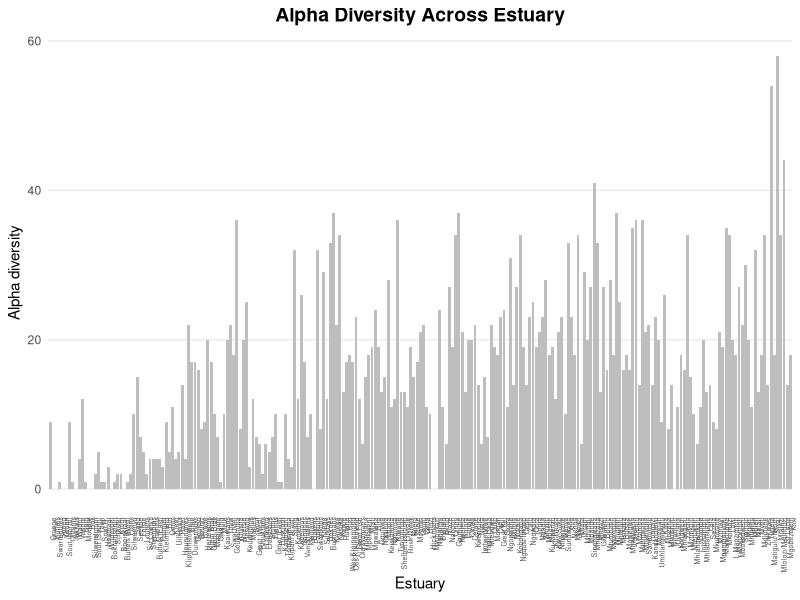
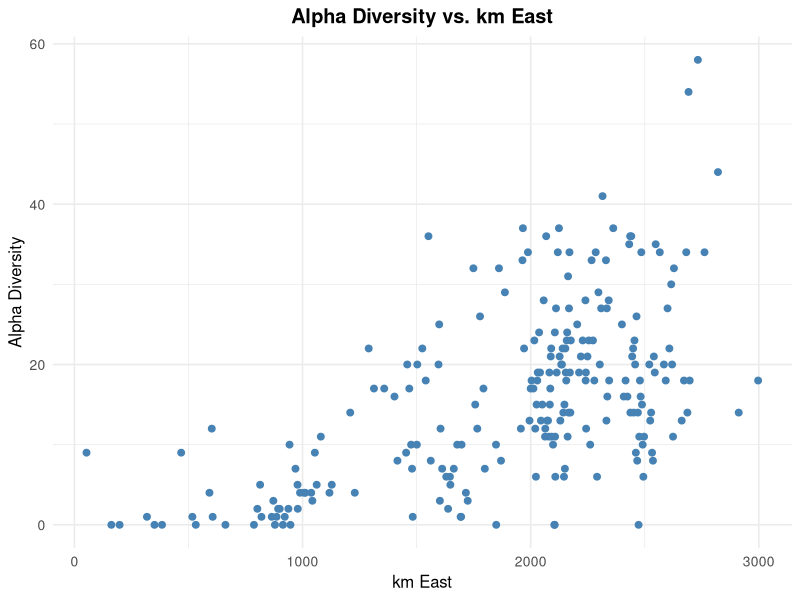
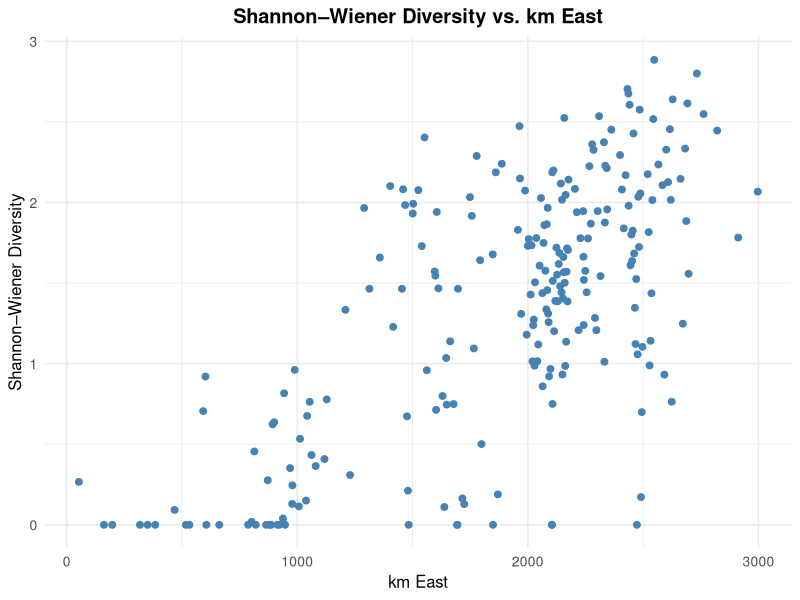
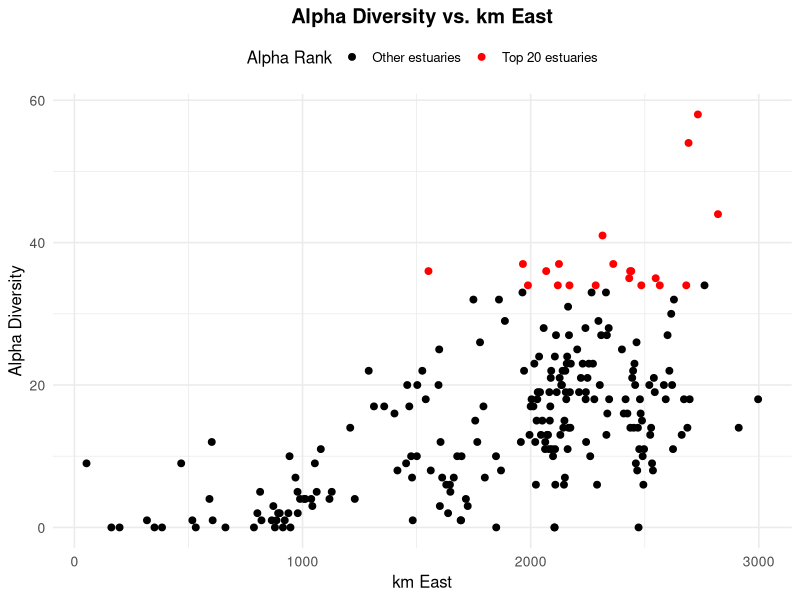
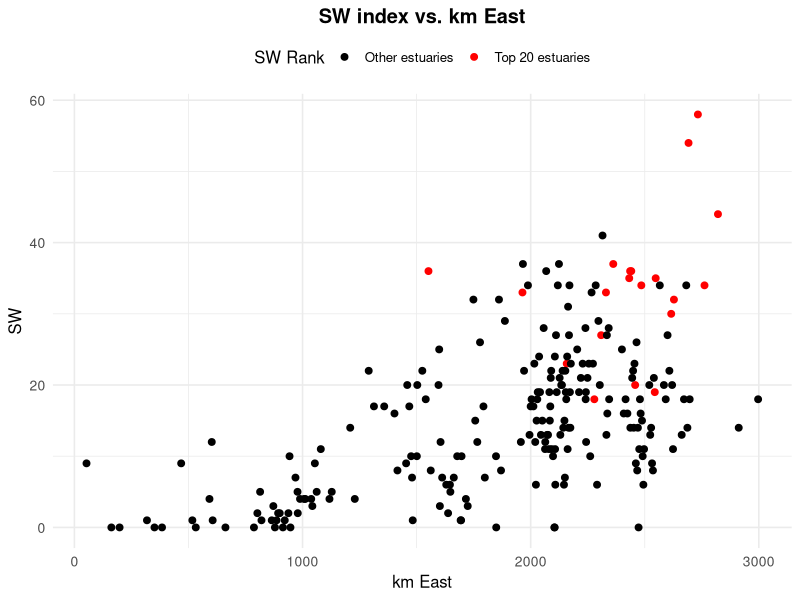
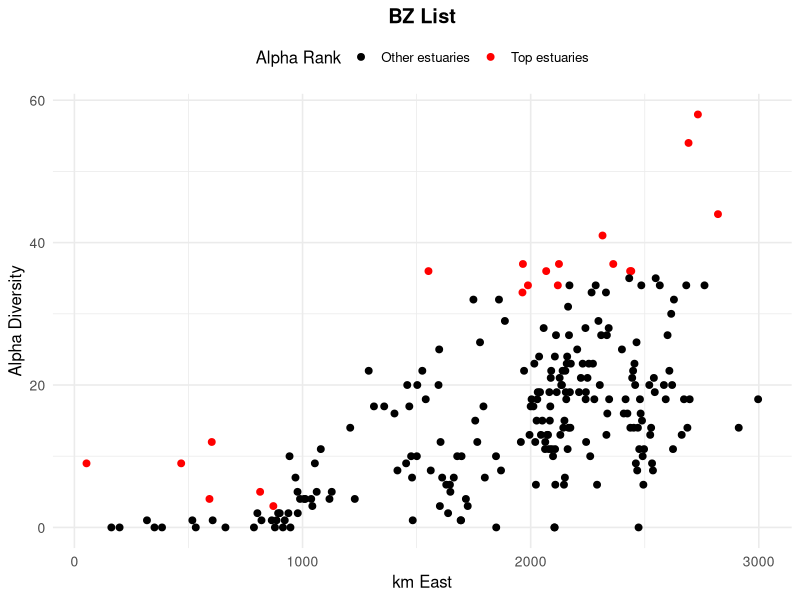
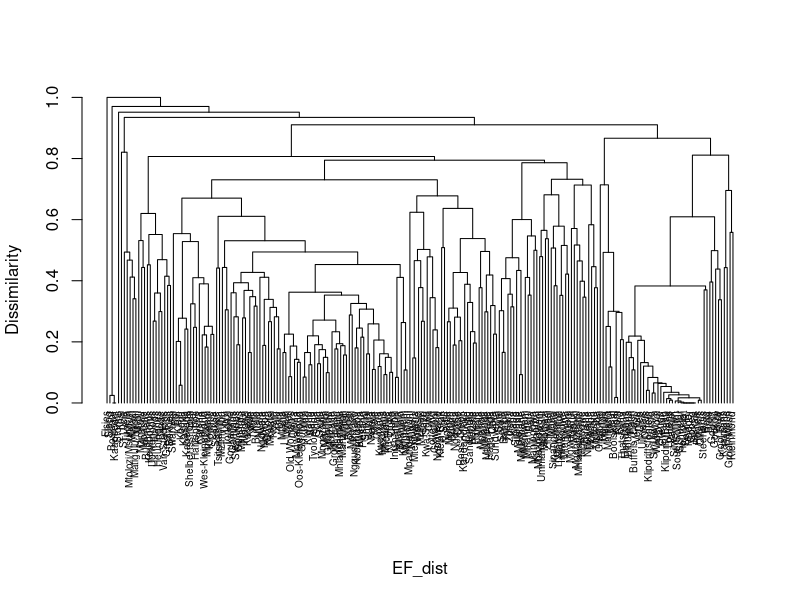
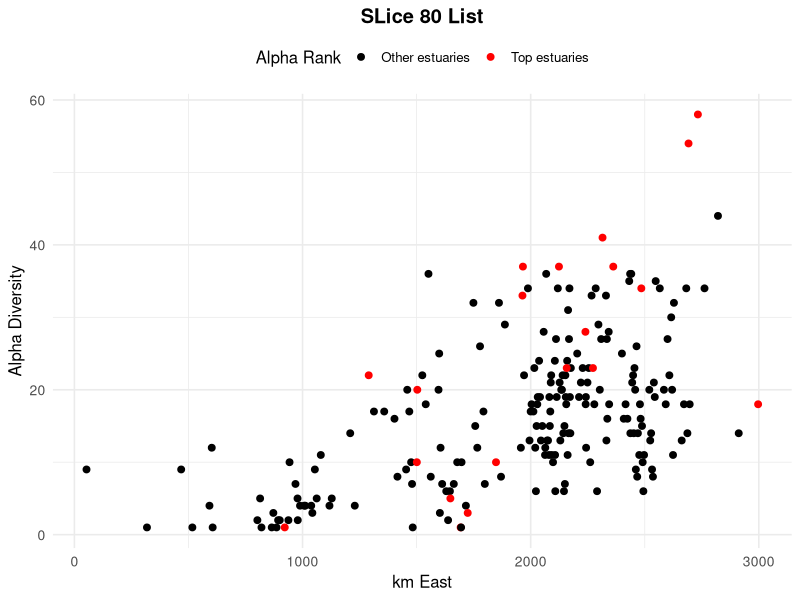

Reproduce these figures in R, in order. (Note: this script raises an error after producing the figures.)
## ---- chunk 1
knitr::opts_chunk$set(echo = TRUE)
## ---- chunk 2
library(tidyverse)
library(ggpubr)
library(vegan)
## ---- chunk 3
EF <- read.csv('EstuaryFishSurveyData.csv')
class(EF)
## ---- chunk 4
EF[is.na(EF)] <- 0
## ---- chunk 5
EF$alpha <- specnumber(EF[4: 148])
## ---- chunk 6
EF$Estuary <- factor(EF$Estuary, levels = unique(EF$Estuary)) # Ensure Estuary is a factor for ordered x-axis labels

g1 <- ggplot(EF, aes(x = Estuary, y = alpha)) +
  geom_bar(stat = "identity", fill = "grey") +
  theme_minimal() +
  labs(
    title = "Alpha Diversity Across Estuary",
    x = "Estuary",
    y = "Alpha diversity"
  ) +
  theme(axis.text.x = element_text(angle = 90, hjust = 1, size = 5),
    plot.title = element_text(size = 14, face = "bold", hjust = 0.5),
    panel.grid.major.x = element_blank(),
    panel.grid.minor = element_blank()
        )
g1
## ---- chunk 7
EF$SW <- diversity(EF[4:148], index = "shannon")
## ---- chunk 8
EF$kmEast <- 3000 - EF$kmWest
## ---- chunk 9
g2 <- ggplot(EF, aes(x = kmEast, y = alpha)) +
  geom_point(color = "steelblue", size = 2) +
  theme_minimal(base_size = 12) +
  labs(
    title = "Alpha Diversity vs. km East",
    x = "km East",
    y = "Alpha Diversity"
  ) +
  theme(
    plot.title = element_text(face = "bold", hjust = 0.5),
    axis.title = element_text(size = 12),
    axis.text = element_text(size = 10)
  )
g2
## ---- chunk 10
g3 <- ggplot(EF, aes(x = kmEast, y = SW)) +
  geom_point(color = "steelblue", size = 2) +
  theme_minimal(base_size = 12) +
  labs(
    title = "Shannon–Wiener Diversity vs. km East",
    x = "km East",
    y = "Shannon–Wiener Diversity"
  ) +
  theme(
    plot.title = element_text(face = "bold", hjust = 0.5),
    axis.title = element_text(size = 12),
    axis.text = element_text(size = 10)
  )
g3
## ---- chunk 11
EF <- EF[order(-EF$alpha), ]

## ---- chunk 12
EF$AlphaList <- 0
EF$AlphaList[1:20] <- 1
## ---- chunk 13

g4 <- ggplot(EF, aes(x = kmEast, y = alpha)) +
  geom_point(aes(color = factor(AlphaList)), size = 2) +
    scale_color_manual(
    values = c("0" = "black", "1" = "red"),
    labels = c("Other estuaries", "Top 20 estuaries"),
    name = "Alpha Rank"
  ) +
  theme_minimal(base_size = 12) +
  labs(
    title = "Alpha Diversity vs. km East",
    x = "km East",
    y = "Alpha Diversity"
  ) +
  theme(
    plot.title = element_text(face = "bold", hjust = 0.5),
    axis.title = element_text(size = 12),
    axis.text = element_text(size = 10),
    legend.position = "top"
  )

g4

## ---- chunk 14
AlphaList <- EF[1:20, 1]
AlphaList
## ---- chunk 15
AlphaSpp <- specnumber(EF[,4:148] , EF$AlphaList)
AlphaSpp
## ---- chunk 16
AlphaPerc <- (116/145) *100
AlphaPerc
## ---- chunk 17
EF <- EF[order(-EF$SW), ]

## ---- chunk 18
EF$SW_list <- 0
EF$SW_list[1:20] <- 1
## ---- chunk 19

g5 <- ggplot(EF, aes(x = kmEast, y = alpha)) +
  geom_point(aes(color = factor(SW_list)), size = 2) +
    scale_color_manual(
    values = c("0" = "black", "1" = "red"),
    labels = c("Other estuaries", "Top 20 estuaries"),
    name = "SW Rank"
  ) +
  theme_minimal(base_size = 12) +
  labs(
    title = "SW index vs. km East",
    x = "km East",
    y = "SW"
  ) +
  theme(
    plot.title = element_text(face = "bold", hjust = 0.5),
    axis.title = element_text(size = 12),
    axis.text = element_text(size = 10),
    legend.position = "top"
  )

g5

## ---- chunk 20
SW_list <- EF[1:20, 1]
SW_list
## ---- chunk 21
SW_spp <- specnumber(EF[,4:148] , EF$SW_list)
SW_spp
## ---- chunk 22
SW_perc <- (110/145) *100
SW_perc
## ---- chunk 23
specnumber(EF[,4:148], EF$BZ)
## ---- chunk 24
EF <- EF[order(EF$BZ, -EF$alpha), ]
head(EF)
## ---- chunk 25

EF$BZ_list <- 0

top_n <- c(W = 6, S = 7, E = 7)

for (z in names(top_n)) {
  zone_rows <- which(EF$BZ == z)
  EF$BZ_list[head(zone_rows, top_n[z])] <- 1
}

## ---- chunk 26
g6 <- ggplot(EF, aes(x = kmEast, y = alpha)) +
  geom_point(aes(color = factor(BZ_list)), size = 2) +
    scale_color_manual(
    values = c("0" = "black", "1" = "red"),
    labels = c("Other estuaries", "Top estuaries"),
    name = "Alpha Rank"
  ) +
  theme_minimal(base_size = 12) +
  labs(
    title = "BZ List",
    x = "km East",
    y = "Alpha Diversity"
  ) +
  theme(
    plot.title = element_text(face = "bold", hjust = 0.5),
    axis.title = element_text(size = 12),
    axis.text = element_text(size = 10),
    legend.position = "top"
  )

g6
## ---- chunk 27
BZ_spp <- specnumber(EF[, 4:148], EF$BZ_list)
BZ_spp
## ---- chunk 28
BZ_perc <- (122/145) *100
BZ_perc
## ---- chunk 29
EF <- subset(EF, alpha > 0)  #subset the data due to the 0s

EF_deco <- decostand(EF[,4:148], method = 'total')
## ---- chunk 30
EF_dist <- vegdist(EF_deco, method =  'bray')
## ---- chunk 31

EF_clust <- hclust(EF_dist, method = "average") # run clustering

plot(
  EF_clust,
  labels = EF$Estuary,
  hang = -1,
  cex = 0.6,
  main = NULL,
  ylab = "Dissimilarity",
  sub = "",
  col = "black"
)
## ---- chunk 32
slice <- cutree(EF_clust,
                h= 0.8)
slice

EF$Slice80 <- slice #adding into data frame
## ---- chunk 33
EF <- EF[order(EF$Slice80, -EF$alpha), ]
## ---- chunk 34
# Initialize the Slice80_list column to 0
EF$Slice80_list <- 0

# Loop through each unique Slice80 group
for (g in unique(EF$Slice80)) {
  
  # Find all rows in the group
  group <- which(EF$Slice80 == g)
  
  # Determine how many rows to score
  top_n <- if (g == "2") {
    4
  } else if (g == "3") {
    3
  } else {
    2
  }
  
  # Always score at least 1 row (if only 1 available)
  EF$Slice80_list[group[1:min(top_n, length(group))]] <- 1
}

## ---- chunk 35
g7 <- ggplot(EF, aes(x = kmEast, y = alpha)) +
  geom_point(aes(color = factor(Slice80_list)), size = 2) +
    scale_color_manual(
    values = c("0" = "black", "1" = "red"),
    labels = c("Other estuaries", "Top estuaries"),
    name = "Alpha Rank"
  ) +
  theme_minimal(base_size = 12) +
  labs(
    title = "SLice 80 List",
    x = "km East",
    y = "Alpha Diversity"
  ) +
  theme(
    plot.title = element_text(face = "bold", hjust = 0.5),
    axis.title = element_text(size = 12),
    axis.text = element_text(size = 10),
    legend.position = "top"
  )

g7
## ---- chunk 36
Slice80_spp <- specnumber(EF[,4:148], EF$Slice80_list)
Slice80_spp
## ---- chunk 37
Slice80_perc <- (100/145) *100
Slice80_perc
## ---- chunk 38
# species abundance data
spp <- EF[, 4:148]

# distance from eastern boundary
coords <- EF$kmEast
## ---- chunk 39
range_stats <- function(abundance, coords) {
  present_coords <- coords[abundance > 0]  # get kmEast values where species is present
  
  if (length(present_coords) == 0) {
    # species not present anywhere
    return(c(west_limit = NA, east_limit = NA, center = NA))
  } else {
    east <- min(present_coords)                    # furthest west point
    west <- max(present_coords)                    # furthest east point
    centre <- mean(c(east, west))                  # center of range
    
    return(c(east_limit = east, west_limit = west, centre = centre))
  }
}

# Apply the function across all species (columns)
spp_range <- t(apply(spp, 2, range_stats, coords = coords))

## ---- chunk 40
# convert result to a clean data frame
spp_range_list <- data.frame(
  Species = colnames(spp),  # species names from column headers
  spp_range                 # range stats: west, east, center
)

# preview first few rows of the result
head(spp_range_list)
## ---- chunk 41
g8<- ggplot(spp_range_list, aes(x = centre)) +
  geom_histogram(binwidth = 100, fill = "grey", color = "black") +
  xlab("Range Centre (km East)") +
  ylab("Number of Species") +
  ggtitle("Frequency of Species Range Centres (per 100 km)") +
  theme_minimal()

g8 
## ---- chunk 42

EF$block <- ceiling(EF$kmEast/100)

EF$RC_list <- 1

EF <- EF[order(EF$kmEast),]

interval_table <- table(cut(spp_range_list$centre,seq(0,3000,100)))
print(order(interval_table, decreasing = TRUE))
## ---- chunk 43
# Define blocks to score as 0
zero_blocks <- c(13, 14, 3, 9, 11, 2, 4, 5, 6, 8)

# Loop through each row
for (i in 1:nrow(EF)) {
  if (EF$block[i] %in% zero_blocks) {
    EF$RC_list[i] <- 0
  }
}

## ---- chunk 44
EF <- subset(EF, RC_list > 0) 
## ---- chunk 45
EF <- EF[order(EF$block, -EF$alpha), ]
## ---- chunk 46
max <- EF$alpha[1]  # Initialize max with the first alpha value
EF$RC_list <- 0 
EF$RC_list[1] <- 1

for (j in 2:nrow(EF)) {
  if (EF$block[j] > EF$block[j-1]) {
    max <- 0
    if (EF$alpha[j] > max) {
     EF$RC_list[j] <- 1 
    max <- EF$alpha[j]
    }
  } else if (EF$block[j] == EF$block[j-1]) {
    if (EF$alpha[j] > max) {
      EF$RC_list[j] <- 1
      EF$RC_list[j-1] <- 0
      max <- EF$alpha[j]
    }
  }
}

sum(EF$RC_list)
## ---- chunk 47
RC_spp <- specnumber(EF[,4:148], EF$RC_list)
RC_spp
## ---- chunk 48
RC_perc <- (121/145) *100
RC_perc
## ---- chunk 49
g9 <- ggplot(EF, aes(x = kmEast, y = alpha)) +
  geom_point(aes(color = factor(RC_list)), size = 2) +
     scale_color_manual(
    values = c("0" = "black", "1" = "red"),
    labels = c("Other estuaries", "Top estuaries"),
    name = "Top 20 of method"
  ) +
  theme_minimal(base_size = 12) +
  labs(
    title = "RC List",
    x = "km East",
    y = "Alpha Diversity"
  ) +
  theme(
    plot.title = element_text(face = "bold", hjust = 0.5),
    axis.title = element_text(size = 12),
    axis.text = element_text(size = 10),
    legend.position = "top"
  )

g9
## ---- chunk 50

max <- 0
EF$rand_list <- 0
EF$rand_best_list <- 0

while (max <= 100) {
  EF$rand_list <- 0
  EF <- EF[sample(1:nrow(EF)), ]
  EF$rand_list[1:20] <- 1
   
  rand_spp <- specnumber(EF[, 4:148], EF$rand_list)
   
  if (rand_spp[2] > max) {
    EF$rand_best_list  <- EF$rand_list
      max <- rand_spp[2]
      print(max)
   }
}

cat("Final max:", max, "\n")
## ---- chunk 51
rand_perc <- (113/145) *100
rand_perc
## ---- chunk 52
EF <- EF[order(-EF$rand_best_list, -EF$alpha), ]

# Extract estuary names where rand_best_list == 1
top_estuaries <- EF$Estuary[EF$rand_best_list == 1]

# View or print
top_estuaries

## ---- chunk 53
g10 <- ggplot(EF, aes(x = kmEast, y = alpha)) +
  geom_point(aes(color = factor(rand_best_list)), size = 2) +
     scale_color_manual(
    values = c("0" = "black", "1" = "red"),
    labels = c("Other estuaries", "Top estuaries"),
    name = "Top 20 of random method"
  ) +
  theme_minimal(base_size = 12) +
  labs(
    title = "Random Best List",
    x = "km East",
    y = "Alpha Diversity"
  ) +
  theme(
    plot.title = element_text(face = "bold", hjust = 0.5),
    axis.title = element_text(size = 12),
    axis.text = element_text(size = 10),
    legend.position = "top"
  )

g10
## ---- chunk 54
# Read in the data
EF2 <- read.csv('EstuaryFishSurveyData.csv')
EF2[is.na(EF2)] <- 0
EF2$kmEast <- 3000 - EF2$kmWest

EF2$alpha <- specnumber(EF2[,4:148])

EF2$alpha_sort <- specnumber(EF2[,4:148])

EF2$comp_list <- 0
spp_count <- 0

# Loop to select 20 estuaries that contribute most unique species
for (i in 1:20) {
  EF2$alpha_sort <- specnumber(EF2[, 4:148])  # richness of remaining species per estuary
  EF2 <- EF2[order(-EF2$alpha_sort), ]            # sort by descending richness
  
  spp_count <-spp_count + EF2$alpha_sort[1]
  
  EF2$comp_list[1] <- 1                    # mark the top estuary
  
    # Remove species already found in the top estuary from all rows
  for (j in 4:148) {
      if (EF2[1,j] > 0) {
       EF2[,j] <- 0
    }
  }
}

comest <- subset(EF2, comp_list > 0)
print(comest$Estuary)


cat("Number of species:", spp_count, "\n")
comp_perc <- (spp_count / 145) * 100
cat("Percentage of species:", comp_perc, "%\n")
## ---- chunk 55

g11<- ggplot(EF2, aes(x = kmEast, y = alpha, color = factor(comp_list))) +
  geom_point(alpha = 0.7, size = 2) +
   scale_color_manual(
    values = c("0" = "black", "1" = "red"),
    labels = c("Other estuaries", "Top estuaries"),
    name = "Top 20 of complementary method"
  ) +
  theme_minimal(base_size = 12) +
  labs(
    title = "Complementary estuaries by Alpha diversity",
    x = "km East",
    y = "Alpha Diversity"
  ) +
  theme(
    plot.title = element_text(face = "bold", hjust = 0.5),
    axis.title = element_text(size = 12),
    axis.text = element_text(size = 10),
    legend.position = "top"
  )

g11
## ---- chunk 56
estuary_table <- estuary_table[!rownames(estuary_table) %in% c("Species Protected", "Percent Protected"), ]

comp_spp_val <- if (length(comp_spp) >= 2 && !is.na(comp_spp[2])) comp_spp[2] else 0

estuary_table <- rbind(
  estuary_table,
  data.frame(
    Alpha = AlphaSpp[2],
    SW = SW_spp[2],
    BZ = BZ_spp[2],
    Slice80 = Slice80_spp[2],
    RC = RC_spp[2],
    Comp = comp_spp_val,
    Consensus = con_spp[2],
    stringsAsFactors = FALSE
  ),
  data.frame(
    Alpha = ceiling(AlphaPerc),
    SW = ceiling(SW_perc),
    BZ = ceiling(BZ_perc),
    Slice80 = ceiling(Slice80_perc),
    RC = ceiling(RC_perc),
    Comp = ceiling(comp_perc),
    Consensus = ceiling(con_perc),
    stringsAsFactors = FALSE
  )
)

# Rename summary rows
n <- nrow(estuary_table)
rownames(estuary_table)[(n - 1):n] <- c("Species Protected", "Percent Protected")

which(is.na(estuary_table), arr.ind = TRUE)

estuary_table
